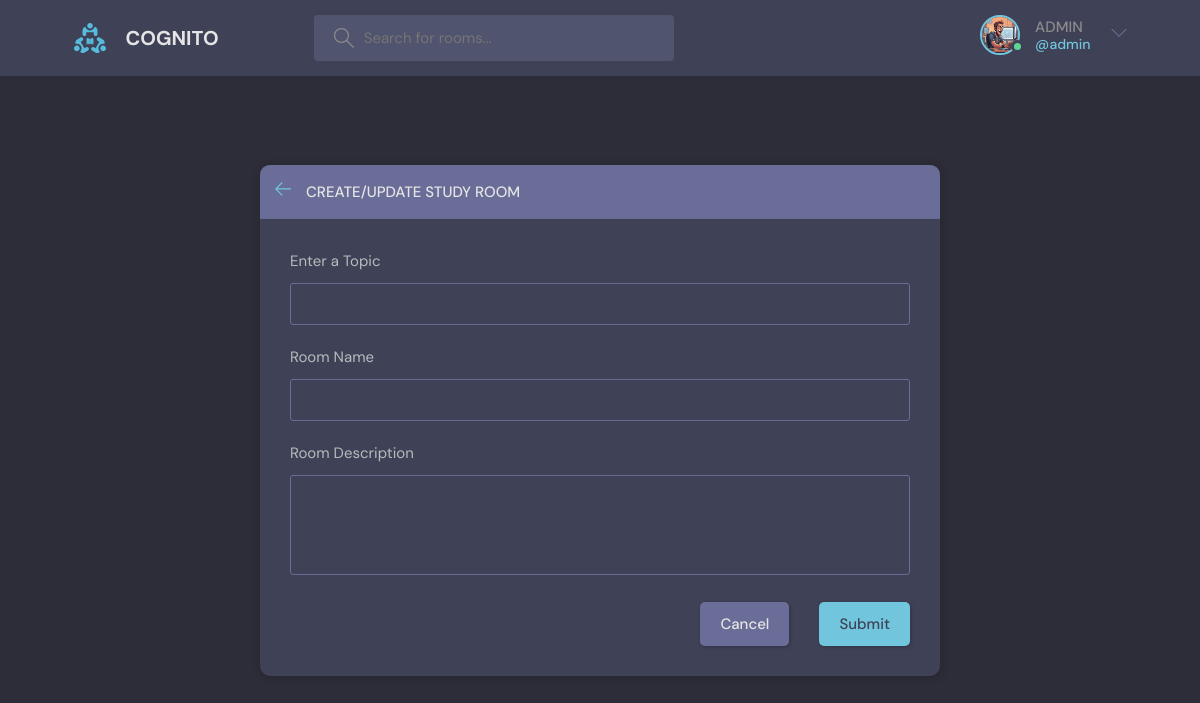
The page /createroom/ (signed in) on the database its author committed.
### main/models.py (models this page shows)
class User(AbstractUser):
    name = models.CharField(max_length=200, null=True)
    email = models.EmailField(unique=True, null=True)
    bio = models.TextField(null=True)
    avatar = models.ImageField(null=True, default="avatar.svg")
    USERNAME_FIELD = 'email'
    REQUIRED_FIELDS = []

### main/views.py (the view, shortened to what this page needs)
# urls.py: path('createroom/',create_room,name='create_room'),
@login_required(login_url='login')
def create_room(request):
    form = RoomForm()
    topics = Topic.objects.all()
    context = {'form': form, 'topics':topics}
    return render(request, 'main/create_room.html', context)

### main/forms.py
class RoomForm(ModelForm):
    class Meta:
        model = Room
        fields = '__all__'  # Include all fields from the Room model
        exclude = ['host','participants'] # Excluding fields from the form

### templates/main/create_room.html (shortened to what this page needs)
{% extends "base.html" %}
{% block content %}
  <main class="create-room layout">
    <div class="container">
      <div class="layout__box">
        <div class="layout__boxHeader">
          <div class="layout__boxTitle">
            <a href="{% url "home" %}">
              <svg version="1.1" xmlns="http://www.w3.org/2000/svg" width="32" height="32" viewBox="0 0 32 32">
                <title>arrow-left</title>
                <path
                  d="M13.723 2.286l-13.723 13.714 13.719 13.714 1.616-1.611-10.96-10.96h27.625v-2.286h-27.625l10.965-10.965-1.616-1.607z">
                </path>
              </svg>
            </a>
            <h3>Create/Update Study Room</h3>
          </div>
        </div>
        <div class="layout__body">
          <form class="form" action="#" method="POST">
            <div class="form__group">
              <label for="room_topic">Enter a Topic</label>
              <input required type="text" value="{{room.topic.name}}" name="topic" list="topic-list" />
            </div>
            <div class="form__group">
              <label for="room_name">Room Name</label>
              {{form.name}}
            </div>
            <div class="form__group">
              <label for="room_description">Room Description</label>
              {{form.description}}
            </div>
            <div class="form__action">
              <a class="btn btn--dark" href="{% url "home" %}">Cancel</a>
              <button class="btn btn--main" type="submit">Submit</button>
            </div>
          </form>
        </div>
      </div>
    </div>
  </main>
{% endblock content %}

### templates/navbar.html (shortened to what this page needs)
{% load static %}
<header class="header header--loggedIn">
    <div class="container">
        <a href="{% url 'home' %}" class="header__logo">
            <img src="{% static 'images/logo.svg' %}" />
            <h1>COGNITO</h1>
        </a>
        <form class="header__search" method="GET" action="{% url 'home' %}">
            <label>
                <input type="text" name="q" placeholder="Search for rooms..." />
            </label>
        </form>
        <nav class="header__menu">
            {% if request.user.is_authenticated %}
            <div class="header__user">
                <a href="{% url 'update_user' %}">
                    <div class="avatar avatar--medium active">
                        <img src="{{request.user.avatar.url}}" />
                    </div>
                    <p>{{ request.user.name }} <span>@{{ request.user.username }}</span></p>
                </a>
                <button class="dropdown-button">
                    <svg version="1.1" xmlns="http://www.w3.org/2000/svg" width="32" height="32" viewBox="0 0 32 32">
                        <title>chevron-down</title>
                        <path d="M16 21l-13-13h-3l16 16 16-16h-3l-13 13z"></path>
                    </svg>
                </button>
            </div>
            {% else %}
            <a href="{% url 'login' %}">
                <img src="{% static 'images/avatar.svg' %}" />
                <p>Login</p>
            </a>
            {% endif %}
        </nav>
    </div>
</header>

### rows shown on the page
User: user.avatar (picture), user.name "ADMIN", user.username "admin"
